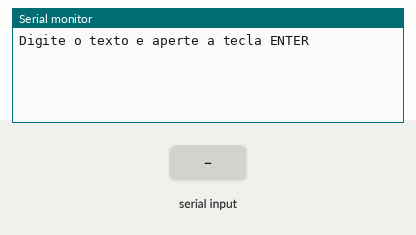
The sketch below on a simulated Arduino Uno, built with avr-gcc and run on an emulated ATmega328P. Parts: the last lines printed to the serial monitor. The inputs (shaded band) are chosen by the test bench. No radio packets arrive unless stated.

Above: at 1.2 s.
1.3 s: "1" received over Serial
At 3.4 s:
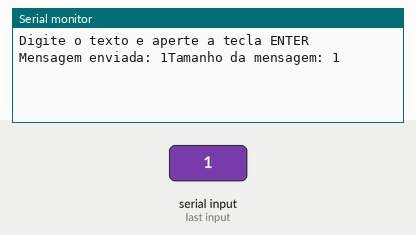
3.8 s: "0" received over Serial
At 5.2 s:
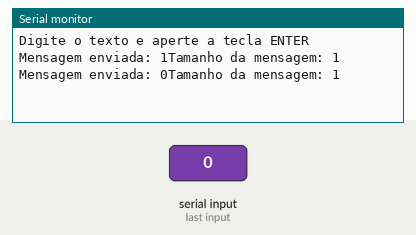
5.3 s: "2" received over Serial
At 7.6 s:
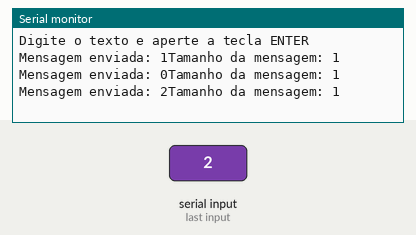

Measured:
- after the input at 1.3 s, the serial monitor: prints a new line after 1.0 s (image 1)
- after the input at 3.8 s, the serial monitor: prints a new line after 1.0 s (image 2)
- after the input at 5.3 s, the serial monitor: prints a new line after 1.0 s (image 3)

The sketch:

Sender.ino
```cpp
/**************************************************************************
 *   Este programa foi realizado para enviar mensagens via RF para um outro
 * Arduino.
 *
 *   O módulo RF é de 433MHz e é composto por dois dispositivos. Um menor,
 * que é o emissor e o menorzinho que é o receptor.
 *
 *   O emissor tem três pinos. Olhando de frente do mesmo, o que se tem é
 * algo da forma:
 *
 *
 *            --------------
 *            |            |
 *            |            |
 *            |            |
 *            |            |
 *            --------------
 *              |    |   |
 *              |    |   |
 *              |    |   |
 *             Dado Vcc GND
 *
 *   O Vcc é ligado no 5V, o GND no ground mesmo e o Dado onde você
 * desejar, sendo a saída digital.
 *
 *
 * Eduardo H. Santos
 * 19/11/2018.
 *************************************************************************/
#include <VirtualWire.h>
#include <string.h>


#define TAM_MAX_MENS   40
#define TECLA_ENTER    0x0D


int pino_envio_dados = 8;


void setup(){
  // =======================================================
  // Configurações para envio de informação:
  //
  // 1. pino ligado; e
  // 2. a quantidade de bits por segundo a serem enviados.
  // =======================================================
  vw_set_tx_pin(pino_envio_dados);
  vw_setup(2000);

  Serial.begin(9600);
  Serial.println("Digite o texto e aperte a tecla ENTER ");
}


void loop(){
  char dado[TAM_MAX_MENS];
  int  tam_mens_digitada;

  if (Serial.available() > 0)
  {
    // ===============================================================
    //   Em ASCII o sinal de retorno '\r' tem numeração 13.
    // Dessa forma, a ideia é utilizar esse sinal para simbolizar
    // que efetivamente foi digitada uma mensagem. Tal sinal é
    // o valor da tecla ENTER.
    //
    //   A função Serial abaixo pega, portanto, o instante que é digi-
    // tada a tecla ENTER e salva uma string de TAM_MAX_MENS a mensa-
    // gem no buffer 'dado'.
    // ===============================================================
    tam_mens_digitada = Serial.readBytesUntil (TECLA_ENTER, dado, TAM_MAX_MENS);

    // Apenas para mostra a mensagem enviada.
    Serial.println();
    Serial.print("Mensagem enviada: ");
    Serial.print(dado);
    Serial.print("Tamanho da mensagem: ");
    Serial.println(tam_mens_digitada);

    // Envia a mensagem para a rotina que
    // transmite os dados via RF.
    send(dado);
    for (int i = 0 ; i< tam_mens_digitada ; i++){
      strcpy(&dado[i],'\0');
    }
  }
}

// ================================================================
// Função 'send' que recebe um array de char e envia a mensagem no
// formato abaixo.
// ================================================================
void send (char *message){
  vw_send((uint8_t *)message, strlen(message));
  vw_wait_tx();
}
```
